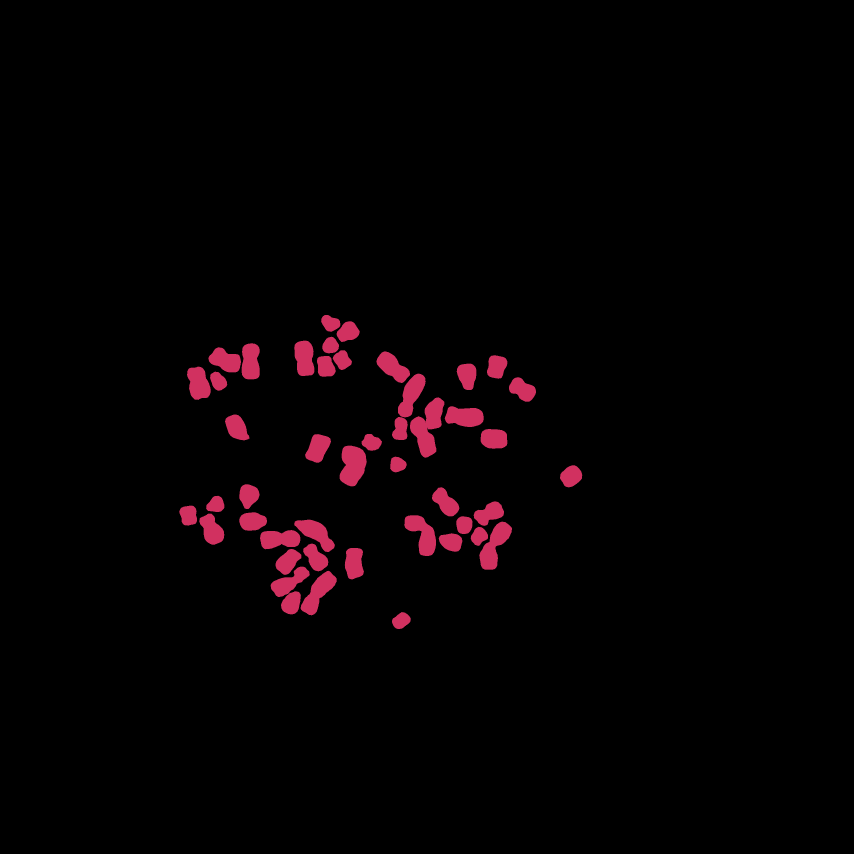
#> input picture inputs/cavt-ca-mask-eval/msk-2024_10_16_15_18_26_670f684fc4ba273a0afb83a2_00001a.png, 2560 x 2560 px (shown at 1/3 size)
$ python eval_cavt_mask_labeling_output.py
#> lines starting #> are read from the running program, lines starting #| are printed output that depends on the picture; after the words box and inside, x2 and y2 are one past the last pixel; in counts of white or black regions, pixels touching at a corner belong together
import cv2
import numpy as np

from utils.chromo_cv_utils import find_external_contours

# read image
ori_img = cv2.imread('./inputs/cavt-ca-mask-eval/ori-2024_10_16_15_18_26_670f684fc4ba273a0afb83a2_00001.jpg')
msk_img = cv2.imread('./inputs/cavt-ca-mask-eval/msk-2024_10_16_15_18_26_670f684fc4ba273a0afb83a2_00001a.png')
#> msk_img is the input picture: shape (2560, 2560, 3); mean B, G, R 2.7, 1.4, 5.9

gry_msk_img = cv2.cvtColor(msk_img, cv2.COLOR_BGR2GRAY) if len(msk_img.shape) == 3 else msk_img
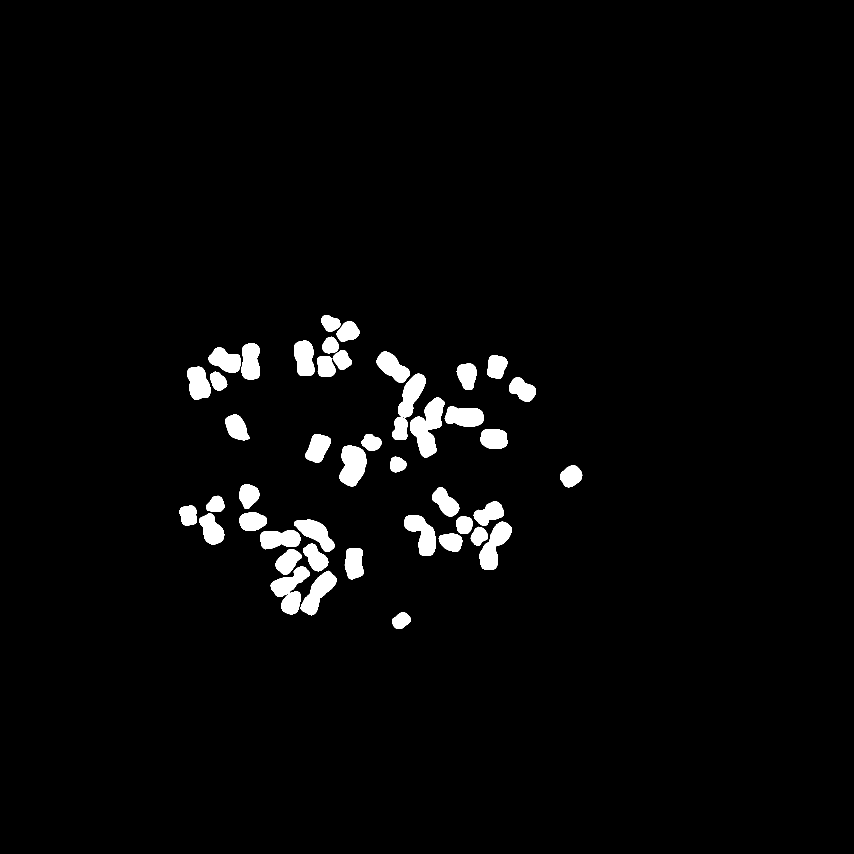
#> gry_msk_img: shape (2560, 2560) (shown at 1/3 size); values 0 (black) and 102 (white), 2.8% white; 46 white regions, largest, box (x1, y1, x2, y2) and area: (1230, 1192, 1333, 1373) 9738, (1019, 1337, 1100, 1459) 7334, (1438, 1565, 1536, 1709) 6951

# save gry_msk_img
cv2.imwrite('./inputs/cavt-ca-mask-eval/cavt-ca-mask-eval-gry.png', gry_msk_img)

msk_f = gry_msk_img > 1

wbg = np.ones_like(ori_img) * 255
#> wbg = 255

#> (the run stopped early here; a loop or call above may not have finished)
